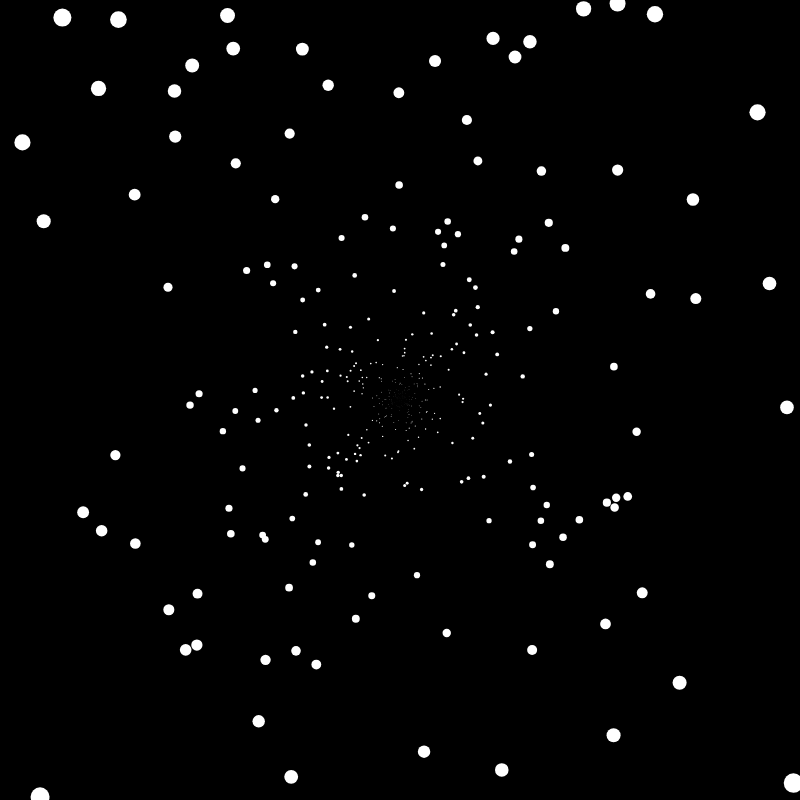
Frame 1 (no input)
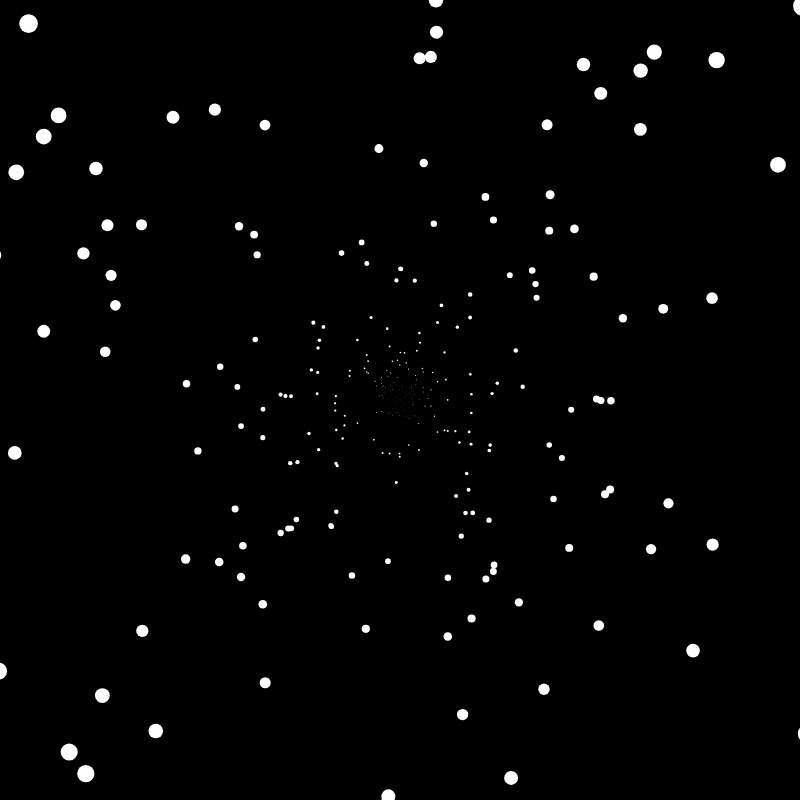
Frame 60 (no input)
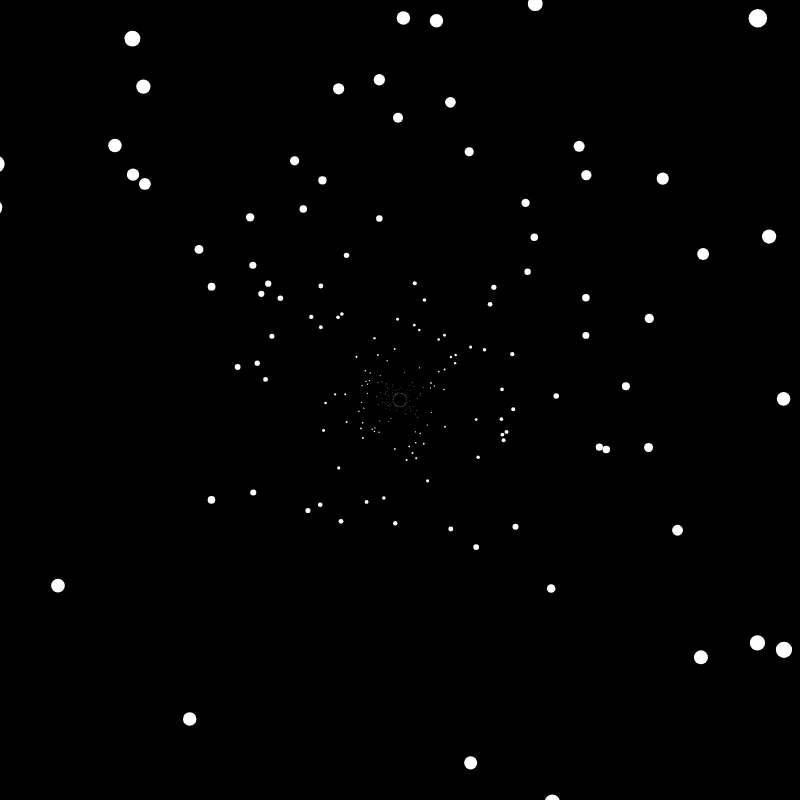
Frame 120 (the mouse pressed at the canvas centre since frame 60)

The p5.js sketch that drew these frames (run headless with seeded random() and noise() and a simulated clock; from frame 60 on, the mouse is pressed at the canvas centre):

// p5.js sketch
// ── sketch.js
var starPositions;
var starDirections;

var numStars;
var maxDist;


function setup() 
{
    createCanvas(800,800);
    
    starPositions = [];
    starDirections = [];
    
    numStars = 1000;
    maxDist = dist(width/2, height/2, width, height);

    for(var i = 0; i < numStars; i++)
    {
        starPositions.push(createVector(width/2,height/2));
        starDirections.push(createVector(random(-1,1), random(-1,1)));
        starDirections[i].normalize();
        var r = pow(random(0.01,1),10) * maxDist;
        var v = p5.Vector.mult(starDirections[i],r);
        starPositions[i].add(v);
        var d = dist(starPositions[i].x,starPositions[i].y, width/2,height/2);
    }
    

}

function draw() 
{

    background(0);
    fill(255);
    noStroke();
    
    for(var i = 0; i < starPositions.length; i++)
    {
        var d = dist(starPositions[i].x,starPositions[i].y, width/2,height/2);
        var r = d * 20/maxDist;
        r = max(0.01, r);
        ellipse(starPositions[i].x,starPositions[i].y, r,r);
        var v = p5.Vector.mult(starDirections[i],r);
        starPositions[i].add(v);
        
        if(d > maxDist + random(0,500))
        {
            starPositions[i].set(width/2, height/2);
        }
    }

 
}
